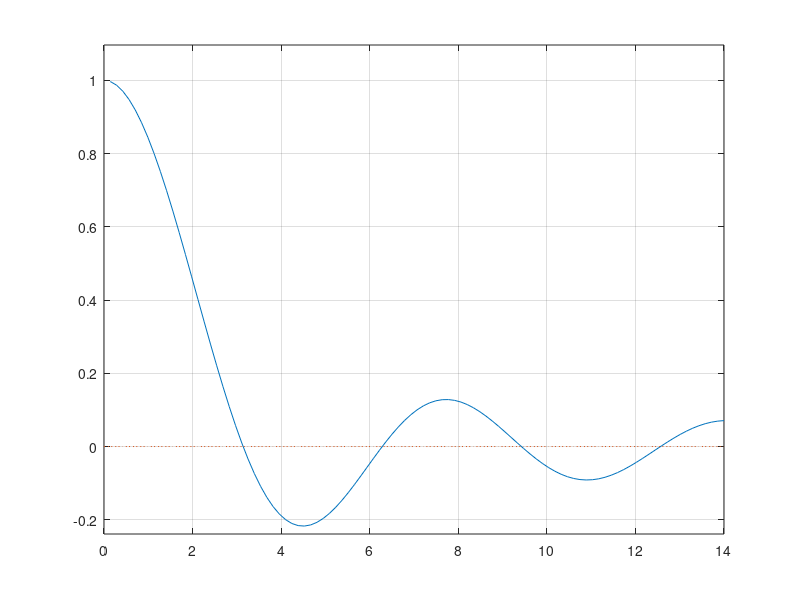

Recreate this plot in MATLAB. (Note: this script raises an error after producing the figure.)
clear;

a=0;
b=14;
m=100;
x=linspace(a,b,m);
h=0.01;
iter=5;
eps=0.001;
f=@(x)sin(x)./x;
y=f(x);
plot (x,f(x),x,0*x,':');
grid on;
hold on
y_min=min(y);
y_max=max(y);
if y_min<0
    y_min=1.1*y_min;
else
    y_min=0.9*y_min;
end
if y_max>0
    y_max=1.1*y_max;
else
    y_max=0.9*y_max;
end
axis([a,b,y_min,y_max]);
z=ginput(2);
z1=z(1,1);
z2=z(2,1);
f1=f(z1);
f2=f(z2);
z=(z1+z2)/2;
y=f(z);
P = plot(z1,0,'*',z2,0,'*',z,0,'0');
for i=1:iter
    z=(z1+z2)/2;
    y=f(z);
    delete(P)
    P=plot(z1,0,'*',z2,0,'*',z,0,'0');
    if  y*f1<0
        z2=z;
    else z1=z;
    end
    if abs(f(z))<eps 
        break
    end
end
hold off